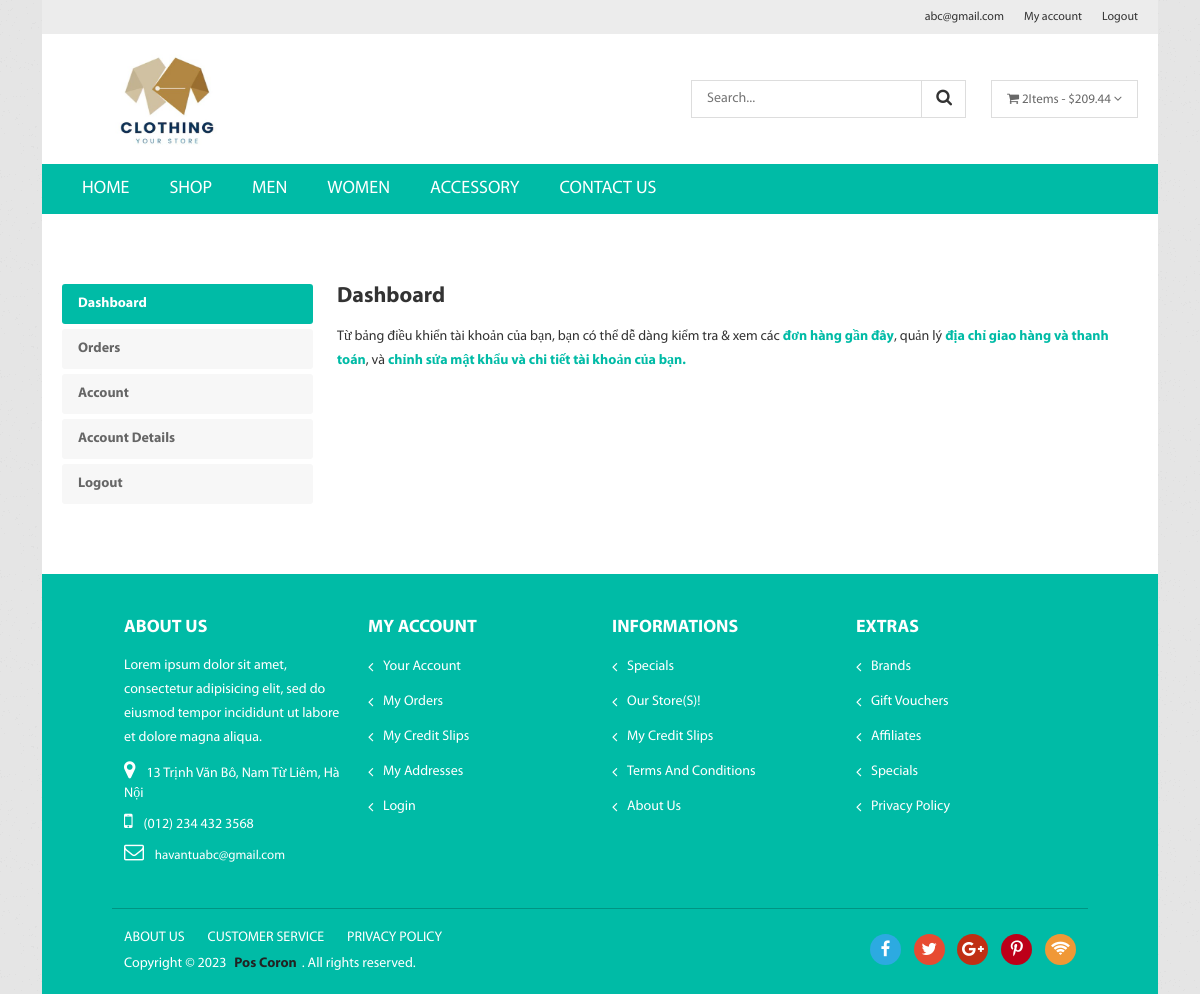
The app's page /?act=my-account (signed in) with its own data.
### tables this page shows
CREATE TABLE `category` (
  `id` int(11) NOT NULL,
  `name` varchar(100) DEFAULT NULL
);

### controllers/HomeController.php (called while the page is built, shortened)
<?php
class HomeController
{
    public function myAccount()
    {
        require_once 'views/LayoutClient/myAcount.php';
    }
}

### index.php (called while the page is built, shortened)
<?php
require_once './commons/function.php';
require_once './controllers/HomeController.php';
$act = $_GET['act'] ?? '/';
match ($act) {
    '/' => (new HomeController())->home(),
    'homepage' => (new HomeController())->homepage(),
    'productpage' => (new HomeController())->productpage(),
    'my-account' => (new HomeController())->myAccount(),
    'login' => (new HomeController())->login(),
    'check-login' => (new HomeController())->postlogin(),
    'logout' => (new HomeController())->Logout(),
    'register' => (new HomeController())->Register(),
    'check-register' => (new HomeController())->postRegister(),
    'detail-product' => (new HomeController())->detailProduct(),
    'add-cart' => (new HomeController())->addCart(),
    'cart' => (new HomeController())->Cart(),
    'checkout' => (new HomeController())->checkout(),
    'payment-processing' => (new HomeController())->postCheckout(),
    'category' => (new HomeController())->listProductByCategory(),
};

### commons/function.php (called while the page is built, shortened)
<?php
function connectDB()
{
    $host = DB_HOST;
    $port = DB_PORT;
    $dbname = DB_NAME;
    try {
        $conn = new PDO("mysql:host=$host;port=$port;dbname=$dbname", DB_USERNAME, DB_PASSWORD);
        $conn->setAttribute(PDO::ATTR_ERRMODE, PDO::ERRMODE_EXCEPTION);
        $conn->setAttribute(PDO::ATTR_DEFAULT_FETCH_MODE, PDO::FETCH_ASSOC);
        return $conn;
    } catch (PDOException $e) {
        echo ("Connection failed: " . $e->getMessage());
    }
}

### admin/model/AdminCategory.php (called while the page is built, shortened)
<?php
class AdminCategory
{
    public $conn;
    public function __construct()
    {
        $this->conn = connectDB();
    }
    public function getAllCategory()
    {
        try {
            $sql = 'SELECT id, name FROM category';
            $stmt = $this->conn->prepare($sql);
            $stmt->execute();
            return $stmt->fetchAll();
        } catch (Exception $e) {
            echo "Lỗi: " . $e->getMessage();
            return [];
        }
    }
}

### views/LayoutClient/myAcount.php (the view, shortened to what this page needs)
<?php include 'views/LayoutClient/header.php' ?>
<?php include 'views/LayoutClient/menu.php' ?>
<section class="main_content_area">
    <div class="account_dashboard">
        <div class="row">
            <div class="col-sm-12 col-md-3 col-lg-3">
                <div class="dashboard_tab_button">
                    <ul role="tablist" class="nav flex-column dashboard-list">
                        <li><a href="#dashboard" data-bs-toggle="tab" class="nav-link active">Dashboard</a></li>
                        <li> <a href="#orders" data-bs-toggle="tab" class="nav-link">Orders</a></li>
                        <li><a href="#address" data-bs-toggle="tab" class="nav-link">Account</a></li>
                        <li><a href="#account-details" data-bs-toggle="tab" class="nav-link">Account details</a></li>
                        <li><a href="<?= BASE_URL . '?act=logout' ?>" class="nav-link">logout</a></li>
                    </ul>
                </div>
            </div>
            <div class="col-sm-12 col-md-9 col-lg-9">
                <div class="tab-content dashboard_content">
                    <div class="tab-pane fade show active" id="dashboard">
                        <h3>Dashboard</h3>
                        <p>Từ bảng điều khiển tài khoản của bạn, bạn có thể dễ dàng kiểm tra &amp; xem các <a href="#">đơn hàng gần đây</a>, quản lý <a href="#">địa chỉ giao hàng và thanh toán</a>, và <a href="#">chỉnh sửa mật khẩu và chi tiết tài khoản của bạn.</a></p>
                    </div>
                </div>
            </div>
        </div>
    </div>
</section>
<?php include 'views/LayoutClient/footer.php' ?>

### views/LayoutClient/menu.php
<?php
require_once './admin/model/AdminCategory.php';
?>
<div class="header_bottom">
    <div class="row">
        <div class="col-12">
            <div class="main_menu_inner">
                <div class="main_menu d-none d-lg-block">
                    <nav>
                        <ul>
                            <li><a href="<?= BASE_URL . '?act=homepage' ?>">Home</a>
                            </li>
                            <li><a href="<?= BASE_URL . '?act=productpage' ?>">shop</a>
                            </li>
                            <?php
                            $modelCategory = new AdminCategory();
                            $categories = $modelCategory->getAllCategory();
                            foreach ($categories as $category): ?>
                                <li><a href="<?= BASE_URL . '?act=category&id=' . $category['id'] ?>"><?= $category['name'] ?></a></li>
                            <?php endforeach; ?>
                            <li><a href="contact.html">contact us</a></li>
                        </ul>
                    </nav>
                </div>
            </div>
        </div>
    </div>
</div>
</div>

### assets/css/bundle.css (style rules this page uses)
body { font-family: 'Myriad Pro'; line-height: 24px; font-weight: 400; font-style: normal; color: #333333; font-size: 13px; }
a { text-decoration: none; }
a, .btn { -webkit-transition: all 0.3s ease-out 0s; transition: all 0.3s ease-out 0s; }
a, button, input { outline: medium none; color: #686868; }
h1, h2, h3, h4, h5, h6 { font-weight: normal; color: #444444; margin-top: 0px; font-style: normal; font-weight: 700; }
h3 { font-size: 28px; }
ul { margin: 0px; padding: 0px; }
li { list-style: none }
p { font-size: 14px; font-weight: normal; line-height: 24px; margin-bottom: 10px; }

### assets/css/style.css (style rules this page uses)
.header_bottom { background: #00BBA6; height: 50px; position: relative; }
.header_bottom::before { position: absolute; content: ""; width: 20px; height: 64px; background: url(../img/ship/nav-left-teal.png) no-repeat scroll center center; left: -16px; top: -1px; }
.header_bottom::after { position: absolute; content: ""; width: 20px; height: 64px; background: url(../img/ship/nav-right-teal.png) no-repeat scroll center center; right: -16px; top: -1px; }
.main_menu nav > ul { display: -webkit-box; display: -ms-flexbox; display: flex; }
.main_menu_inner { padding: 0 20px; }
.main_menu ul li { position: relative; }
.main_menu nav > ul > li > a { line-height: 50px; display: block; padding: 0 20px; text-decoration: none; text-transform: uppercase; display: block; line-height: 50px; font-size: 18px; color: #fff; font-weight: 400; }
.dashboard_tab_button ul li a { font-size: 14px; color: #666666; font-weight: 600; text-transform: capitalize; background: #f7f7f7; border-radius: 3px; }
.dashboard_tab_button ul li { margin-bottom: 5px; }
.dashboard_tab_button ul li a:hover,.dashboard_tab_button ul li a.active { background: #00bba6; color: #fff; }
.main_content_area { padding: 70px 20px 35px; }
.dashboard_content h3 { font-size: 22px; text-transform: capitalize; font-weight: 600; color: #333; margin-bottom: 15px; }
.dashboard_content p a { color: #00bba6; font-weight: 700; }
.dashboard_content a { color: #00bba6; font-weight: 600; }
.dashboard_tab_button { margin-bottom: 30px; }

### assets/css/responsive.css (style rules this page uses)
@media (min-width: 1200px) and (max-width: 1250px) { .header_bottom::before,.header_bottom::after { display: none; } }

### records on screen
category: name "MEN"
category: name "WOMEN"
category: name "ACCESSORY"

### other values on screen
$_SESSION['user_client'] "abc@gmail.com"
